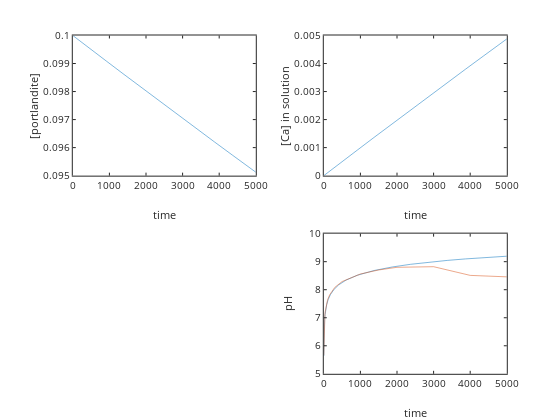

Write notebook code for a chart like this one.
### Code cell
% call ODE solver

[t, C]=ode45(dCdtrate,[0 5000],[0.1 0]); 

port=C(:,1); %portlandite left over
Ca=C(:,2); [n,m]=size(Ca);
pH=[]; % pH reset

for i=1:n
    [H,OH,H2CO3,HCO3,CO3]=CCaspeciesopen(Ca(i),Kw,KH,Ka1,Ka2,PCO2);
    pH(i)=-log10(H);
end

subplot(221); plot(t,port); ylabel('[portlandite]'); xlabel('time')
subplot(222); plot(t,Ca); ylabel('[Ca] in solution'); xlabel('time')
subplot(224); plot(t,pH,time,pHphreeqc); ylabel('pH'); xlabel('time')

### Figure 1 — Plotly figure (JSON) as saved in the notebook; plotly's stock layout.template omitted (floating-point values rounded to 4 significant figures)
{"data": [{"line": {"color": "rgb(0,113,188)", "dash": "solid", "width": 0.5}, "marker": {"color": "rgb(0,113,188)", "line": {"color": "rgb(0,113,188)"}, "size": 6, "symbol": "none"}, "mode": "lines", "name": "", "showlegend": false, "type": "scatter", "visibility": true, "x": [0, 0.4642, 1.16, 2.205, 3.771, 6.121, 9.646, 14.93, 22.86, 34.76, 52.6, 79.37, 119.5, 179.7, 270.1, 405.6, 608.8, 913.7, 1371.0, 1871.0, 2371.0, 2871.0, 3371.0, 3871.0, 4371.0, 4871.0, 5000], "xaxis": "x", "y": [0.1, 0.1, 0.1, 0.1, 0.1, 0.09999, 0.09999, 0.09999, 0.09998, 0.09997, 0.09995, 0.09992, 0.09988, 0.09982, 0.09973, 0.0996, 0.09939, 0.09909, 0.09864, 0.09815, 0.09766, 0.09717, 0.09669, 0.0962, 0.09572, 0.09525, 0.09512], "yaxis": "y"}, {"line": {"color": "rgb(0,113,188)", "dash": "solid", "width": 0.5}, "marker": {"color": "rgb(0,113,188)", "line": {"color": "rgb(0,113,188)"}, "size": 6, "symbol": "none"}, "mode": "lines", "name": "", "showlegend": false, "type": "scatter", "visibility": true, "x": [0, 0.4642, 1.16, 2.205, 3.771, 6.121, 9.646, 14.93, 22.86, 34.76, 52.6, 79.37, 119.5, 179.7, 270.1, 405.6, 608.8, 913.7, 1371.0, 1871.0, 2371.0, 2871.0, 3371.0, 3871.0, 4371.0, 4871.0, 5000], "xaxis": "x2", "y": [0, 4.642e-07, 1.16e-06, 2.205e-06, 3.771e-06, 6.121e-06, 9.645e-06, 1.493e-05, 2.286e-05, 3.475e-05, 5.259e-05, 7.934e-05, 0.0001194, 0.0001796, 0.0002697, 0.0004048, 0.000607, 0.0009095, 0.001362, 0.001854, 0.002343, 0.00283, 0.003315, 0.003797, 0.004277, 0.004754, 0.004877], "yaxis": "y2"}, {"line": {"color": "rgb(0,113,188)", "dash": "solid", "width": 0.5}, "marker": {"color": "rgb(0,113,188)", "line": {"color": "rgb(0,113,188)"}, "size": 6, "symbol": "none"}, "mode": "lines", "name": "", "showlegend": false, "type": "scatter", "visibility": true, "x": [0, 0.4642, 1.16, 2.205, 3.771, 6.121, 9.646, 14.93, 22.86, 34.76, 52.6, 79.37, 119.5, 179.7, 270.1, 405.6, 608.8, 913.7, 1371.0, 1871.0, 2371.0, 2871.0, 3371.0, 3871.0, 4371.0, 4871.0, 5000], "xaxis": "x3", "y": [5.635, 5.721, 5.844, 6.002, 6.183, 6.372, 6.561, 6.747, 6.93, 7.111, 7.29, 7.469, 7.646, 7.822, 7.997, 8.171, 8.344, 8.515, 8.684, 8.811, 8.906, 8.982, 9.045, 9.098, 9.145, 9.185, 9.195], "yaxis": "y3"}, {"line": {"color": "rgb(216,82,24)", "dash": "solid", "width": 0.5}, "marker": {"color": "rgb(216,82,24)", "line": {"color": "rgb(216,82,24)"}, "size": 6, "symbol": "none"}, "mode": "lines", "name": "", "showlegend": false, "type": "scatter", "visibility": true, "x": [0, 10, 20, 30, 40, 50, 60, 70, 80, 90, 100, 120, 140, 160, 300, 500, 1000, 1500, 2000, 3000, 4000, 5000], "xaxis": "x3", "y": [5.664, 6.631, 6.927, 7.101, 7.225, 7.321, 7.399, 7.465, 7.522, 7.573, 7.618, 7.695, 7.761, 7.818, 8.082, 8.291, 8.56, 8.705, 8.799, 8.821, 8.511, 8.459], "yaxis": "y3"}], "layout": {"height": 420, "hovermode": "closest", "margin": {"b": 0, "l": 0, "r": 0, "t": 0}, "plot_bgcolor": "rgba(0, 0, 0, 0)", "showlegend": false, "width": 560, "xaxis": {"anchor": "y", "autorange": false, "domain": [0.13, 0.4568], "exponentformat": "none", "gridcolor": "rgba(38,38,38,0.15)", "gridwidth": 1, "linecolor": "rgb(38,38,38)", "linewidth": 1, "mirror": "ticks", "range": [0, 5000], "showgrid": false, "showline": true, "side": "bottom", "spikedash": "solid", "spikemode": "across", "spikesides": false, "spikethickness": 1, "tickangle": 0, "tickcolor": "rgb(38,38,38)", "tickfont": {"color": "rgb(38,38,38)", "size": 10}, "ticklen": 3, "ticks": "inside", "ticktext": ["0", "1000", "2000", "3000", "4000", "5000"], "tickvals": [0, 1000, 2000, 3000, 4000, 5000], "title": {"font": {"color": "rgb(38,38,38)", "size": 11}, "text": "time"}, "type": "linear", "visible": true, "zeroline": false}, "xaxis2": {"anchor": "y2", "autorange": false, "domain": [0.5782, 0.905], "exponentformat": "none", "gridcolor": "rgba(38,38,38,0.15)", "gridwidth": 1, "linecolor": "rgb(38,38,38)", "linewidth": 1, "mirror": "ticks", "range": [0, 5000], "showgrid": false, "showline": true, "side": "bottom", "spikedash": "solid", "spikemode": "across", "spikesides": false, "spikethickness": 1, "tickangle": 0, "tickcolor": "rgb(38,38,38)", "tickfont": {"color": "rgb(38,38,38)", "size": 10}, "ticklen": 3, "ticks": "inside", "ticktext": ["0", "1000", "2000", "3000", "4000", "5000"], "tickvals": [0, 1000, 2000, 3000, 4000, 5000], "title": {"font": {"color": "rgb(38,38,38)", "size": 11}, "text": "time"}, "type": "linear", "visible": true, "zeroline": false}, "xaxis3": {"anchor": "y3", "autorange": false, "domain": [0.5782, 0.905], "exponentformat": "none", "gridcolor": "rgba(38,38,38,0.15)", "gridwidth": 1, "linecolor": "rgb(38,38,38)", "linewidth": 1, "mirror": "ticks", "range": [0, 5000], "showgrid": false, "showline": true, "side": "bottom", "spikedash": "solid", "spikemode": "across", "spikesides": false, "spikethickness": 1, "tickangle": 0, "tickcolor": "rgb(38,38,38)", "tickfont": {"color": "rgb(38,38,38)", "size": 10}, "ticklen": 3, "ticks": "inside", "ticktext": ["0", "1000", "2000", "3000", "4000", "5000"], "tickvals": [0, 1000, 2000, 3000, 4000, 5000], "title": {"font": {"color": "rgb(38,38,38)", "size": 11}, "text": "time"}, "type": "linear", "visible": true, "zeroline": false}, "yaxis": {"anchor": "x", "autorange": false, "domain": [0.5818, 0.9155], "exponentformat": "none", "gridcolor": "rgba(38,38,38,0.15)", "gridwidth": 1, "linecolor": "rgb(38,38,38)", "linewidth": 1, "mirror": "ticks", "range": [0.095, 0.1], "showgrid": false, "showline": true, "side": "left", "spikedash": "solid", "spikemode": "across", "spikesides": false, "spikethickness": 1, "tickangle": 0, "tickcolor": "rgb(38,38,38)", "tickfont": {"color": "rgb(38,38,38)", "size": 10}, "ticklen": 3, "ticks": "inside", "ticktext": ["0.095", "0.096", "0.097", "0.098", "0.099", "0.1"], "tickvals": [0.095, 0.096, 0.097, 0.098, 0.099, 0.1], "title": {"font": {"color": "rgb(38,38,38)", "size": 11}, "text": "[portlandite]"}, "type": "linear", "visible": true, "zeroline": false}, "yaxis2": {"anchor": "x2", "autorange": false, "domain": [0.5818, 0.9155], "exponentformat": "none", "gridcolor": "rgba(38,38,38,0.15)", "gridwidth": 1, "linecolor": "rgb(38,38,38)", "linewidth": 1, "mirror": "ticks", "range": [0, 0.005], "showgrid": false, "showline": true, "side": "left", "spikedash": "solid", "spikemode": "across", "spikesides": false, "spikethickness": 1, "tickangle": 0, "tickcolor": "rgb(38,38,38)", "tickfont": {"color": "rgb(38,38,38)", "size": 10}, "ticklen": 3, "ticks": "inside", "ticktext": ["0", "0.001", "0.002", "0.003", "0.004", "0.005"], "tickvals": [0, 0.001, 0.002, 0.003, 0.004, 0.005], "title": {"font": {"color": "rgb(38,38,38)", "size": 11}, "text": "[Ca] in solution"}, "type": "linear", "visible": true, "zeroline": false}, "yaxis3": {"anchor": "x3", "autorange": false, "domain": [0.11, 0.4437], "exponentformat": "none", "gridcolor": "rgba(38,38,38,0.15)", "gridwidth": 1, "linecolor": "rgb(38,38,38)", "linewidth": 1, "mirror": "ticks", "range": [5, 10], "showgrid": false, "showline": true, "side": "left", "spikedash": "solid", "spikemode": "across", "spikesides": false, "spikethickness": 1, "tickangle": 0, "tickcolor": "rgb(38,38,38)", "tickfont": {"color": "rgb(38,38,38)", "size": 10}, "ticklen": 3, "ticks": "inside", "ticktext": ["5", "6", "7", "8", "9", "10"], "tickvals": [5, 6, 7, 8, 9, 10], "title": {"font": {"color": "rgb(38,38,38)", "size": 11}, "text": "pH"}, "type": "linear", "visible": true, "zeroline": false}}}
